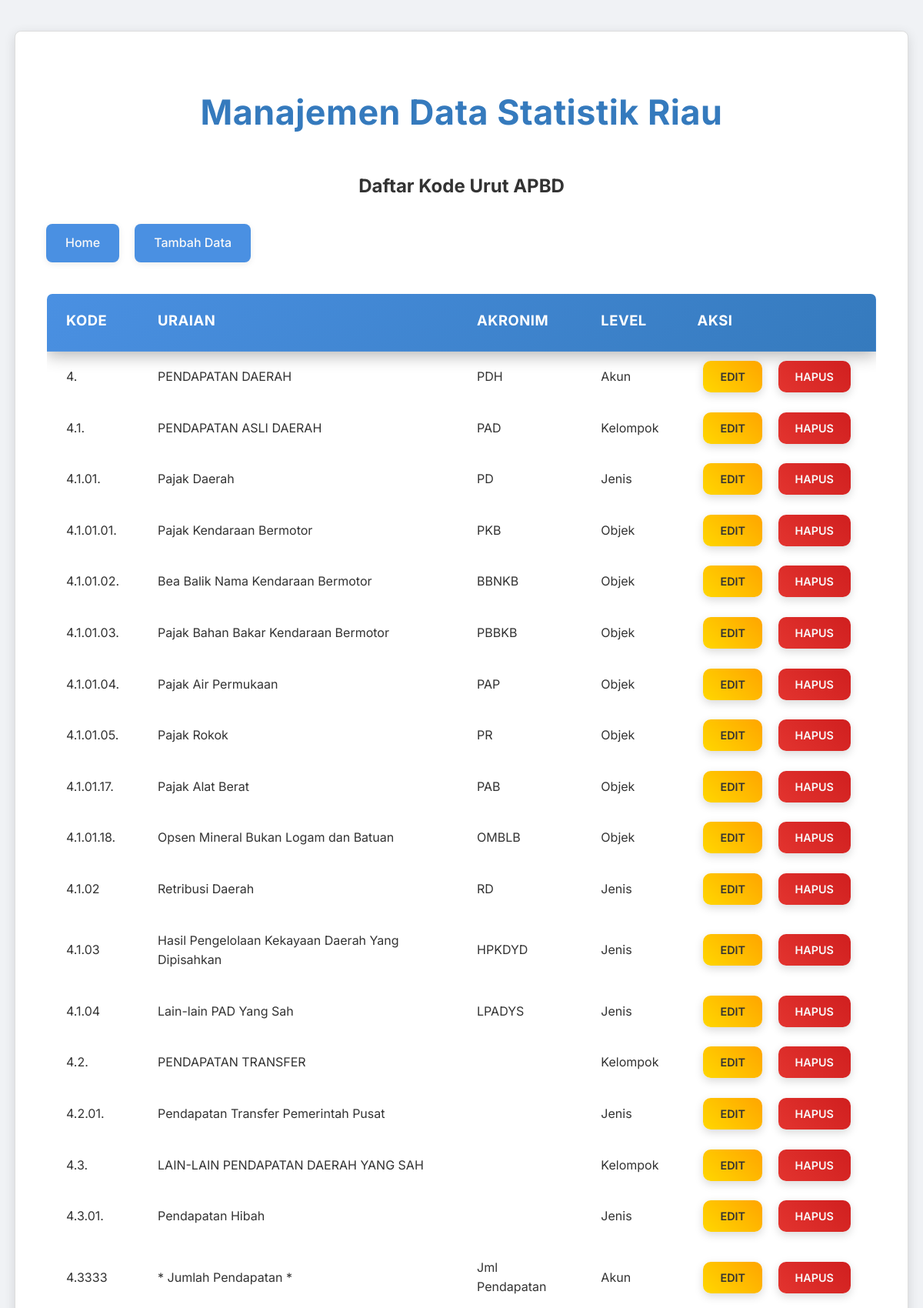
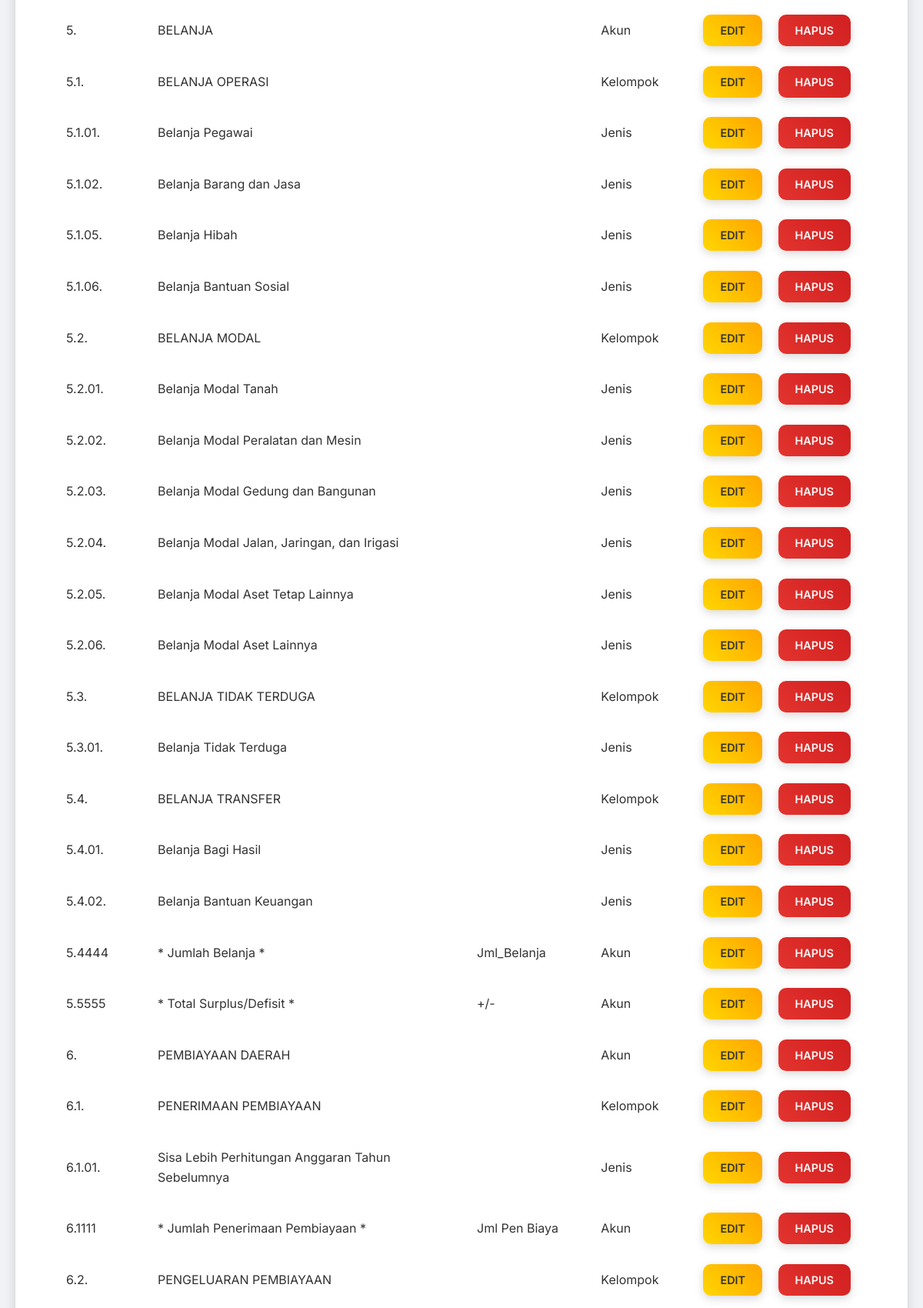
/pages/apbd-kode-urut/read.php (upper part), run on the app's committed database (2 pictures, top to bottom).
### tables this page shows
CREATE TABLE `kode_urut` (
  `id` int(11) NOT NULL,
  `no_urut` varchar(11) DEFAULT NULL,
  `uraian` varchar(255) DEFAULT NULL,
  `akronim` varchar(255) DEFAULT NULL,
  `id_kode_level` int(11) DEFAULT NULL
);

CREATE TABLE `kode_level` (
  `id` int(11) NOT NULL,
  `nama_level` varchar(255) DEFAULT NULL,
  `akronim` varchar(255) DEFAULT NULL
);

### pages/apbd-kode-urut/read.php (the view, shortened to what this page needs)
<?php
include '../../config/database.php';
include '../../templates/header.php';
$sql = "SELECT ku.id, ku.no_urut, ku.uraian, kl.nama_level, ku.akronim
        FROM kode_urut ku
        INNER JOIN kode_level kl
        ON ku.id_kode_level = kl.id
        ORDER BY ku.no_urut ASC";
$result = $conn->query($sql);
?>
<h2 style="text-align: center;">Daftar Kode Urut APBD</h2>
<div class="button-group">
    <a href="../../index.php">Home</a>
    <a href="create.php">Tambah Data</a>
</div>
<?php
if ($result->num_rows > 0):
?>
    <table>
        <thead>
            <tr>
                <th>Kode</th>
                <th>Uraian</th>
                <th>Akronim</th>
                <th>Level</th>
                <th>Aksi</th>
            </tr>
        </thead>
        <tbody>
            <?php
            while ($row = $result->fetch_assoc()):
            ?>
                <tr>
                    <td><?php echo htmlspecialchars($row['no_urut']); ?></td>
                    <td><?php echo htmlspecialchars($row['uraian']); ?></td>
                    <td><?php echo htmlspecialchars($row['akronim']); ?></td>
                    <td><?php echo htmlspecialchars($row['nama_level']); ?></td>
                    <td class="actions">
                        <a href="update.php?id=<?php echo htmlspecialchars($row['id']); ?>" class="edit">Edit</a>
                        <a href="delete.php?id=<?php echo htmlspecialchars($row['id']); ?>" class="delete" onclick="return confirm('Apakah Anda yakin ingin menghapus data ini?')">Hapus</a>
                    </td>
                </tr>
            <?php endwhile; ?>
        </tbody>
    </table>
<?php else: ?>
    <p>Belum ada data.</p>
<?php endif; ?>
<?php
include '../../templates/footer.php';
?>

### templates/css/style.css (style rules this page uses)
:root { --primary-color: #4A90E2; --primary-dark: #357ABD; --accent-color: #50E3C2; --secondary-accent: #FF6B6B; --tertiary-color: #FFC107; --text-dark: #333333; --text-light: #F8F8F8; --bg-light: #F0F2F5; --bg-dark: #2C3E50; --card-bg: #FFFFFF; --border-color: #DDDDDD; --input-bg: #F8F8F8; --shadow-light: 0 2px 8px rgba(0, 0, 0, 0.08); --shadow-medium: 0 4px 15px rgba(0, 0, 0, 0.12); --success-color: #28A745; --danger-color: #DC3545; --warning-color: #FFC107; --info-color: #17A2B8; --radius-base: 8px; --transition-fast: 0.2s ease-in-out; --transition-normal: 0.3s ease-in-out; --gradient-primary: linear-gradient(135deg, var(--primary-color) 0%, var(--primary-dark) 100%); --gradient-accent: linear-gradient(135deg, var(--accent-color) 0%, #34B79C 100%); --gradient-secondary-accent: linear-gradient(135deg, var(--secondary-accent) 0%, #FF8A8A 100%); --gradient-tertiary: linear-gradient(135deg, var(--tertiary-color) 0%, #FFA000 100%); }
body { font-family: 'Inter', sans-serif; background: var(--bg-light); margin: 0; padding: 0; line-height: 1.6; color: var(--text-dark); display: flex; justify-content: center; align-items: flex-start; min-height: 100vh; padding: 40px 0; box-sizing: border-box; overflow-x: hidden; overflow-y: auto; position: relative; }
body::before { content: none; }
table { width: 100%; border-collapse: separate; border-spacing: 0; margin-top: 40px; box-shadow: var(--shadow-glass); border-radius: var(--radius-base); overflow: hidden; background-color: rgba(255, 255, 255, 0.05); border: 1px solid rgba(255, 255, 255, 0.1); backdrop-filter: blur(10px); -webkit-backdrop-filter: blur(10px); }
table thead tr { background: var(--gradient-primary); color: #FFFFFF; box-shadow: 0 5px 20px rgba(0, 0, 0, 0.3); }
table th, table td { padding: 20px 25px; text-align: left; border-bottom: 1px solid rgba(255, 255, 255, 0.08); }
table th { font-weight: 700; font-size: 1.15em; letter-spacing: 0.5px; text-transform: uppercase; position: relative; padding-bottom: 25px; }
table th::after { content: ''; position: absolute; bottom: 0; left: 50%; transform: translateX(-50%); width: 0; height: 3px; background-color: var(--accent-color); transition: width 0.3s ease-out; }
table tbody tr:nth-child(even) { background-color: rgba(249, 250, 251, 0.03); }
table tbody tr:nth-child(odd) { background-color: rgba(255, 255, 255, 0.01); }
table td.actions { text-align: center; white-space: nowrap; }
table td.actions a { padding: 12px 22px; border-radius: 10px; font-weight: 600; transition: background-color var(--transition-fast), transform var(--transition-fast), box-shadow var(--transition-fast); margin: 0 8px; box-shadow: 0 4px 12px rgba(0, 0, 0, 0.15); text-transform: uppercase; font-size: 0.9em; text-decoration: none; }
table td.actions .edit { background: linear-gradient(45deg, #FFD700, #FFA500); color: #333; }
table td.actions .delete { background: linear-gradient(45deg, #E3342F, #D01F1F); color: var(--text-light); }
.button-group { display: flex; gap: 20px; margin-top: 30px; justify-content: flex-start; }
.button-group a { display: inline-block; background-color: var(--primary-color); color: var(--text-light); padding: 12px 25px; text-decoration: none; border-radius: var(--radius-base); font-size: 1em; font-weight: 500; transition: background-color var(--transition-fast), transform var(--transition-fast), box-shadow var(--transition-fast); box-shadow: var(--shadow-light); }
* { scrollbar-width: thin; scrollbar-color: #888888 #F0F2F5; }

### data on the page
kode_urut: no_urut "4.", uraian "PENDAPATAN DAERAH", akronim "PDH", id_kode_level.nama_level "Akun"
kode_urut: no_urut "4.1.", uraian "PENDAPATAN ASLI DAERAH", akronim "PAD", id_kode_level.nama_level "Kelompok"
kode_urut: no_urut "4.1.01.", uraian "Pajak Daerah", akronim "PD", id_kode_level.nama_level "Jenis"
kode_urut: no_urut "4.1.01.01.", uraian "Pajak Kendaraan Bermotor", akronim "PKB", id_kode_level.nama_level "Objek"
kode_urut: no_urut "4.1.01.02.", uraian "Bea Balik Nama Kendaraan Bermotor", akronim "BBNKB", id_kode_level.nama_level "Objek"
kode_urut: no_urut "4.1.01.03.", uraian "Pajak Bahan Bakar Kendaraan Bermotor", akronim "PBBKB", id_kode_level.nama_level "Objek"
kode_urut: no_urut "4.1.01.04.", uraian "Pajak Air Permukaan", akronim "PAP", id_kode_level.nama_level "Objek"
kode_urut: no_urut "4.1.01.05.", uraian "Pajak Rokok", akronim "PR", id_kode_level.nama_level "Objek"
kode_urut: no_urut "4.1.01.17.", uraian "Pajak Alat Berat", akronim "PAB", id_kode_level.nama_level "Objek"
kode_urut: no_urut "4.1.01.18.", uraian "Opsen Mineral Bukan Logam dan Batuan", akronim "OMBLB", id_kode_level.nama_level "Objek"
kode_urut: no_urut "4.1.02", uraian "Retribusi Daerah", akronim "RD", id_kode_level.nama_level "Jenis"
kode_urut: no_urut "4.1.03", uraian "Hasil Pengelolaan Kekayaan Daerah Yang Dipisahkan", akronim "HPKDYD", id_kode_level.nama_level "Jenis"
kode_urut: no_urut "4.1.04", uraian "Lain-lain PAD Yang Sah", akronim "LPADYS", id_kode_level.nama_level "Jenis"
kode_urut: no_urut "4.2.", uraian "PENDAPATAN TRANSFER", id_kode_level.nama_level "Kelompok"
kode_urut: no_urut "4.2.01.", uraian "Pendapatan Transfer Pemerintah Pusat", id_kode_level.nama_level "Jenis"
kode_urut: no_urut "4.3.", uraian "LAIN-LAIN PENDAPATAN DAERAH YANG SAH", id_kode_level.nama_level "Kelompok"
kode_urut: no_urut "4.3.01.", uraian "Pendapatan Hibah", id_kode_level.nama_level "Jenis"
kode_urut: no_urut "4.3333", uraian "* Jumlah Pendapatan *", akronim "Jml Pendapatan", id_kode_level.nama_level "Akun"
kode_urut: no_urut "5.", uraian "BELANJA", id_kode_level.nama_level "Akun"
kode_urut: no_urut "5.1.", uraian "BELANJA OPERASI", id_kode_level.nama_level "Kelompok"
kode_urut: no_urut "5.1.01.", uraian "Belanja Pegawai", id_kode_level.nama_level "Jenis"
kode_urut: no_urut "5.1.02.", uraian "Belanja Barang dan Jasa", id_kode_level.nama_level "Jenis"
kode_urut: no_urut "5.1.05.", uraian "Belanja Hibah", id_kode_level.nama_level "Jenis"
kode_urut: no_urut "5.1.06.", uraian "Belanja Bantuan Sosial", id_kode_level.nama_level "Jenis"
kode_urut: no_urut "5.2.", uraian "BELANJA MODAL", id_kode_level.nama_level "Kelompok"
kode_urut: no_urut "5.2.01.", uraian "Belanja Modal Tanah", id_kode_level.nama_level "Jenis"
kode_urut: no_urut "5.2.02.", uraian "Belanja Modal Peralatan dan Mesin", id_kode_level.nama_level "Jenis"
kode_urut: no_urut "5.2.03.", uraian "Belanja Modal Gedung dan Bangunan", id_kode_level.nama_level "Jenis"
kode_urut: no_urut "5.2.04.", uraian "Belanja Modal Jalan, Jaringan, dan Irigasi", id_kode_level.nama_level "Jenis"
kode_urut: no_urut "5.2.05.", uraian "Belanja Modal Aset Tetap Lainnya", id_kode_level.nama_level "Jenis"
kode_urut: no_urut "5.2.06.", uraian "Belanja Modal Aset Lainnya", id_kode_level.nama_level "Jenis"
kode_urut: no_urut "5.3.", uraian "BELANJA TIDAK TERDUGA", id_kode_level.nama_level "Kelompok"
kode_urut: no_urut "5.3.01.", uraian "Belanja Tidak Terduga", id_kode_level.nama_level "Jenis"
kode_urut: no_urut "5.4.", uraian "BELANJA TRANSFER", id_kode_level.nama_level "Kelompok"
kode_urut: no_urut "5.4.01.", uraian "Belanja Bagi Hasil", id_kode_level.nama_level "Jenis"
kode_urut: no_urut "5.4.02.", uraian "Belanja Bantuan Keuangan", id_kode_level.nama_level "Jenis"
kode_urut: no_urut "5.4444", uraian "* Jumlah Belanja *", akronim "Jml_Belanja", id_kode_level.nama_level "Akun"
kode_urut: no_urut "5.5555", uraian "* Total Surplus/Defisit *", akronim "+/-", id_kode_level.nama_level "Akun"
kode_urut: no_urut "6.", uraian "PEMBIAYAAN DAERAH", id_kode_level.nama_level "Akun"
kode_urut: no_urut "6.1.", uraian "PENERIMAAN PEMBIAYAAN", id_kode_level.nama_level "Kelompok"
kode_urut: no_urut "6.1.01.", uraian "Sisa Lebih Perhitungan Anggaran Tahun Sebelumnya", id_kode_level.nama_level "Jenis"
kode_urut: no_urut "6.1111", uraian "* Jumlah Penerimaan Pembiayaan *", akronim "Jml Pen Biaya", id_kode_level.nama_level "Akun"
kode_urut: no_urut "6.2.", uraian "PENGELUARAN PEMBIAYAAN", id_kode_level.nama_level "Kelompok"
